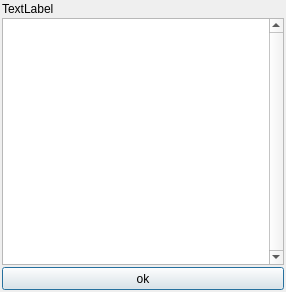
<?xml version="1.0" encoding="UTF-8"?>
<ui version="4.0">
 <class>DialogSocketInterface</class>
 <widget class="QWidget" name="DialogSocketInterface">
  <property name="geometry">
   <rect>
    <x>0</x>
    <y>0</y>
    <width>286</width>
    <height>292</height>
   </rect>
  </property>
  <property name="sizePolicy">
   <sizepolicy hsizetype="Minimum" vsizetype="Minimum">
    <horstretch>0</horstretch>
    <verstretch>0</verstretch>
   </sizepolicy>
  </property>
  <property name="windowTitle">
   <string>Socket interface</string>
  </property>
  <layout class="QGridLayout" name="gridLayout">
   <property name="margin">
    <number>2</number>
   </property>
   <property name="spacing">
    <number>2</number>
   </property>
   <item row="1" column="0">
    <widget class="QTableView" name="tableView">
     <property name="sizePolicy">
      <sizepolicy hsizetype="Expanding" vsizetype="Expanding">
       <horstretch>0</horstretch>
       <verstretch>0</verstretch>
      </sizepolicy>
     </property>
     <property name="verticalScrollBarPolicy">
      <enum>Qt::ScrollBarAlwaysOn</enum>
     </property>
     <property name="showDropIndicator" stdset="0">
      <bool>false</bool>
     </property>
     <property name="dragDropOverwriteMode">
      <bool>false</bool>
     </property>
     <attribute name="horizontalHeaderHighlightSections">
      <bool>false</bool>
     </attribute>
     <attribute name="verticalHeaderVisible">
      <bool>false</bool>
     </attribute>
     <attribute name="verticalHeaderHighlightSections">
      <bool>false</bool>
     </attribute>
    </widget>
   </item>
   <item row="2" column="0">
    <widget class="QPushButton" name="btnOk">
     <property name="minimumSize">
      <size>
       <width>0</width>
       <height>23</height>
      </size>
     </property>
     <property name="maximumSize">
      <size>
       <width>16777215</width>
       <height>23</height>
      </size>
     </property>
     <property name="text">
      <string>ok</string>
     </property>
     <property name="default">
      <bool>true</bool>
     </property>
    </widget>
   </item>
   <item row="0" column="0">
    <widget class="QLabel" name="LabelInterface">
     <property name="text">
      <string>TextLabel</string>
     </property>
    </widget>
   </item>
  </layout>
 </widget>
 <resources/>
 <connections>
  <connection>
   <sender>btnOk</sender>
   <signal>clicked()</signal>
   <receiver>DialogSocketInterface</receiver>
   <slot>close()</slot>
   <hints>
    <hint type="sourcelabel">
     <x>142</x>
     <y>278</y>
    </hint>
    <hint type="destinationlabel">
     <x>142</x>
     <y>145</y>
    </hint>
   </hints>
  </connection>
 </connections>
</ui>
